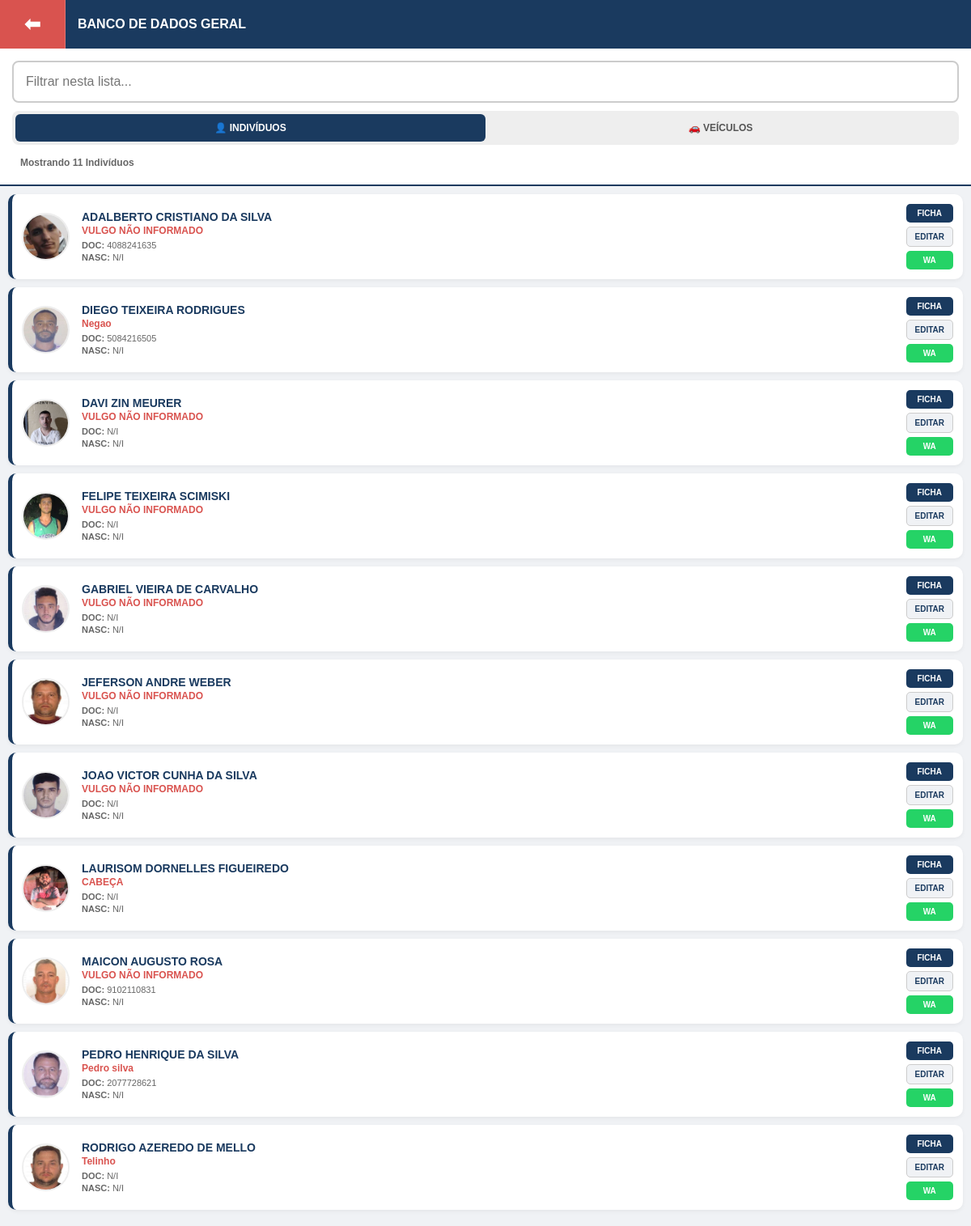
Before: /lista_geral (signed in) with the older database file.
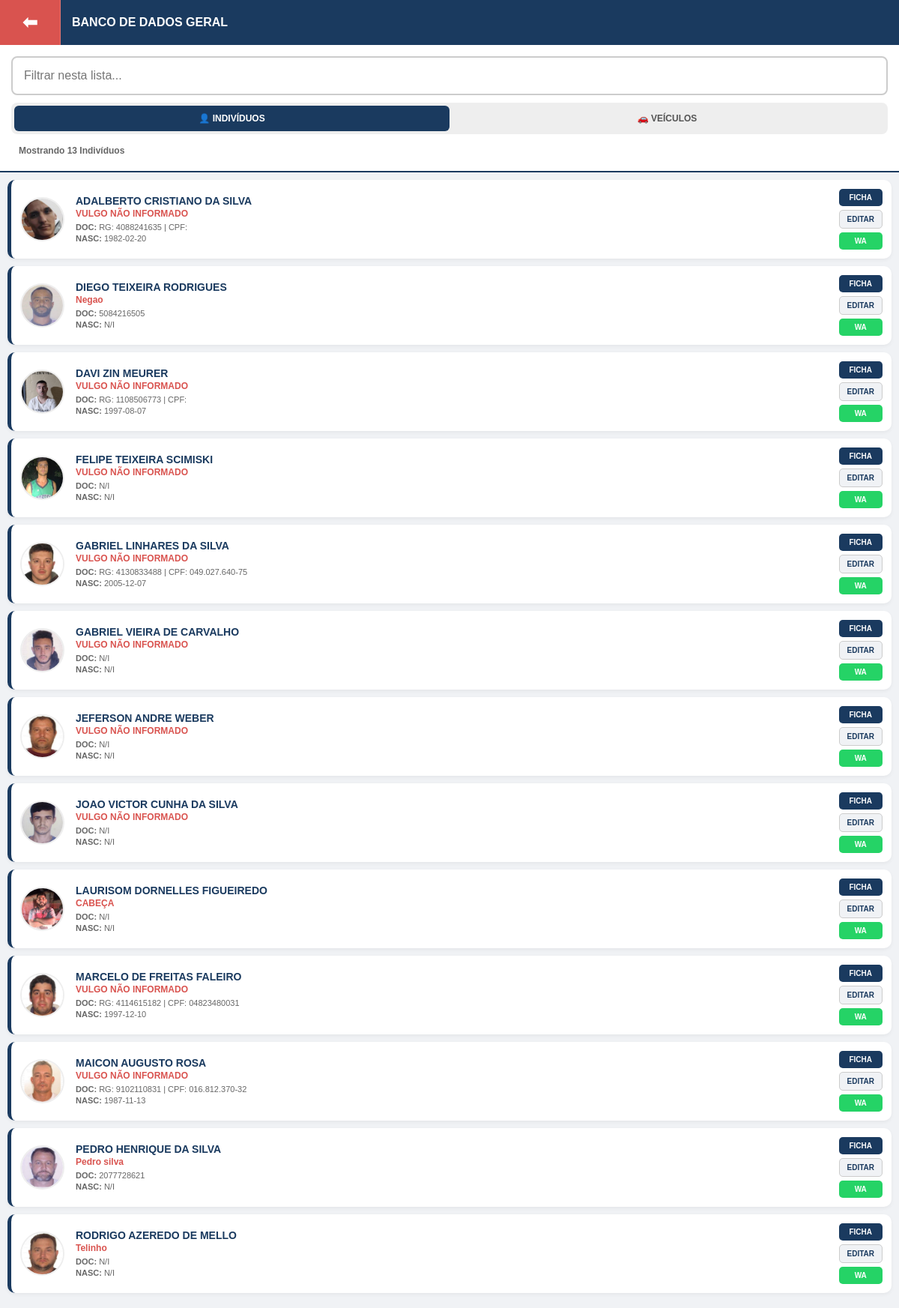
After: the same page with the newer database file.
### app.py (models this page shows)
class Pessoa(db.Model):
    id = db.Column(db.Integer, primary_key=True)
    nome_completo = db.Column(db.String(100), nullable=False)
    apelido = db.Column(db.String(50))
    nascimento = db.Column(db.String(20))
    documento = db.Column(db.String(100))
    endereco = db.Column(db.String(200))
    lat = db.Column(db.Float, default=-29.7562)
    lng = db.Column(db.Float, default=-52.1458)
    foto_path = db.Column(db.String(200), default="/static/logo.png")
    modus_operandi = db.Column(db.Text)
    embolamento = db.Column(db.String(50))
    veiculos = db.relationship('Veiculo', backref='condutor', lazy=True)

### app.py (the view)
@app.route('/lista_geral')
def lista_geral():
    if 'user_id' not in session: return redirect(url_for('login'))
    pessoas = Pessoa.query.order_by(Pessoa.nome_completo).all()
    veiculos = Veiculo.query.order_by(Veiculo.placa).all()
    return render_template('lista_geral.html', pessoas=pessoas, veiculos=veiculos, ts=int(time.time()))

### templates/lista_geral.html (shortened to what this page needs)
<!DOCTYPE html>
<html lang="pt-br">
<head>
</head>
<body>
    <div class="header">
        <a href="/" class="btn-voltar">⬅</a>
        <div class="titulo-header">BANCO DE DADOS GERAL</div>
    </div>
    <div class="container-busca">
        <input type="text" id="inputLocal" class="search-box" placeholder="Filtrar nesta lista...">
        <div class="tab-container">
            <button class="tab-btn active" id="tabPessoas" onclick="switchTab('pessoa')">👤 INDIVÍDUOS</button>
            <button class="tab-btn" id="tabVeiculos" onclick="switchTab('veiculo')">🚗 VEÍCULOS</button>
        </div>
        <div class="contador" id="resumo-contagem">Carregando registros...</div>
    </div>
    <div class="lista-container" id="listaGeral">
        {% for p in pessoas %}
        <div class="card-alvo item-lista type-pessoa">
            <img src="{{ p.foto_path }}?v={{ ts }}" class="foto-lista">
            <div class="info">
                <div class="nome">{{ p.nome_completo }}</div>
                <div class="vulgo">{{ p.apelido if p.apelido else 'VULGO NÃO INFORMADO' }}</div>
                <div class="dados-identidade">
                    <strong>DOC:</strong> {{ p.documento if p.documento else 'N/I' }}<br>
                    <strong>NASC:</strong> {{ p.nascimento if p.nascimento else 'N/I' }}
                </div>
            </div>
            <div class="acoes">
                <a href="/visualizar_pessoa/{{ p.id }}" class="btn-ficha">FICHA</a>
                <a href="/editar_pessoa/{{ p.id }}" class="btn-edit">EDITAR</a>
                <button class="btn-share-lista" onclick="compartilharSeguro('{{ p.id }}', '{{ p.nome_completo|e }}', '{{ p.apelido|e }}', '{{ p.documento|e }}', '{{ p.embolamento|e }}')">
                    WA
                </button>
            </div>
        </div>
        {% endfor %}
    </div>
</body>
</html>

### templates/lista_geral.html (style rules this page uses)
body { font-family: sans-serif; background-color: #f0f2f5; margin: 0; padding: 0; }
.header { background: #1a3a5f; color: white; display: flex; align-items: stretch; height: 60px; position: sticky; top: 0; z-index: 1000; }
.btn-voltar { display: flex; align-items: center; justify-content: center; background: #d9534f; color: white; text-decoration: none; font-weight: bold; font-size: 24px; width: 80px; border-right: 1px solid rgba(255,255,255,0.2); }
.titulo-header { display: flex; align-items: center; padding-left: 15px; font-size: 16px; font-weight: bold; }
.container-busca { padding: 15px; background: #fff; border-bottom: 2px solid #1a3a5f; }
.search-box { width: 100%; padding: 15px; border-radius: 8px; border: 2px solid #ccc; font-size: 16px; box-sizing: border-box; outline: none; }
.tab-container { display: flex; background: #eee; border-radius: 8px; margin: 10px 0; padding: 4px; }
.tab-btn { flex: 1; padding: 10px; border: none; border-radius: 6px; font-weight: bold; cursor: pointer; background: none; color: #555; transition: 0.3s; font-size: 12px; }
.tab-btn.active { background: #1a3a5f; color: white; }
.lista-container { padding: 10px; }
.card-alvo { background: white; padding: 12px; border-radius: 10px; margin-bottom: 10px; box-shadow: 0 2px 5px rgba(0,0,0,0.05); display: flex; align-items: center; border-left: 5px solid #1a3a5f; }
.foto-lista { width: 55px; height: 55px; border-radius: 50%; object-fit: cover; margin-right: 15px; border: 2px solid #eee; }
.info { flex-grow: 1; overflow: hidden; }
.nome { font-weight: bold; color: #1a3a5f; text-transform: uppercase; font-size: 14px; white-space: nowrap; text-overflow: ellipsis; overflow: hidden; }
.vulgo { color: #d9534f; font-weight: bold; font-size: 12px; margin-top: 2px; }
.dados-identidade { font-size: 11px; color: #666; margin-top: 4px; line-height: 1.3; }
.acoes { display: flex; flex-direction: column; gap: 5px; margin-left: 10px; }
.btn-ficha { background: #1a3a5f; color: white; text-decoration: none; padding: 6px 10px; border-radius: 5px; font-size: 10px; font-weight: bold; text-align: center; }
.btn-edit { background: #f0f2f5; color: #1a3a5f; text-decoration: none; padding: 6px 10px; border-radius: 5px; font-size: 10px; font-weight: bold; text-align: center; border: 1px solid #ccc; }
.btn-share-lista { background: #25d366; color: white; border: none; padding: 6px 10px; border-radius: 5px; font-size: 10px; font-weight: bold; cursor: pointer; }
.contador { padding: 5px 10px; font-size: 12px; color: #666; font-weight: bold; }

Changed rows visible on the page:
changed Pessoa "ADALBERTO CRISTIANO DA SILVA": documento "4088241635" → "RG: 4088241635 | CPF:"; nascimento "N/I" → "1982-02-20"
changed Pessoa "DAVI ZIN MEURER": documento "N/I" → "RG: 1108506773 | CPF:"; nascimento "N/I" → "1997-08-07"
added Pessoa: foto_path (picture), nome_completo "GABRIEL LINHARES DA SILVA", apelido "VULGO NÃO INFORMADO", documento "RG: 4130833488 | CPF: 049.027.640-75", nascimento "2005-12-07"
added Pessoa: foto_path (picture), nome_completo "MARCELO DE FREITAS FALEIRO", apelido "VULGO NÃO INFORMADO", documento "RG: 4114615182 | CPF: 04823480031", nascimento "1997-12-10"
changed Pessoa "MAICON AUGUSTO ROSA": documento "9102110831" → "RG: 9102110831 | CPF: 016.812.370-32"; nascimento "N/I" → "1987-11-13"
Other visible differences:
text written by a page script: "Mostrando 11 Indivíduos" → "Mostrando 13 Indivíduos"
